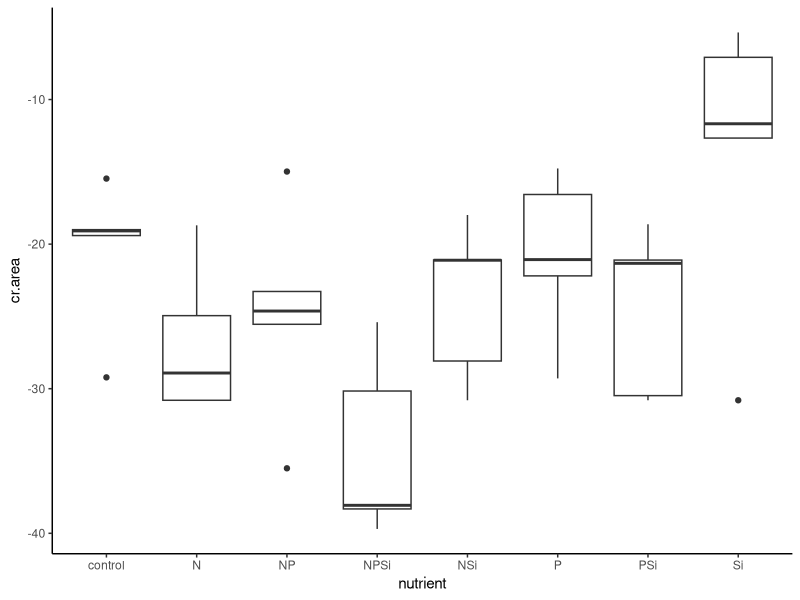
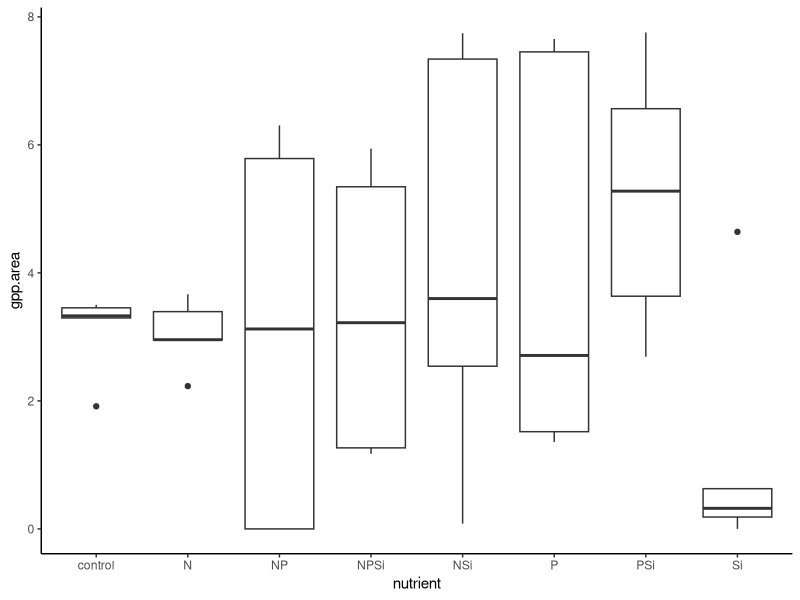
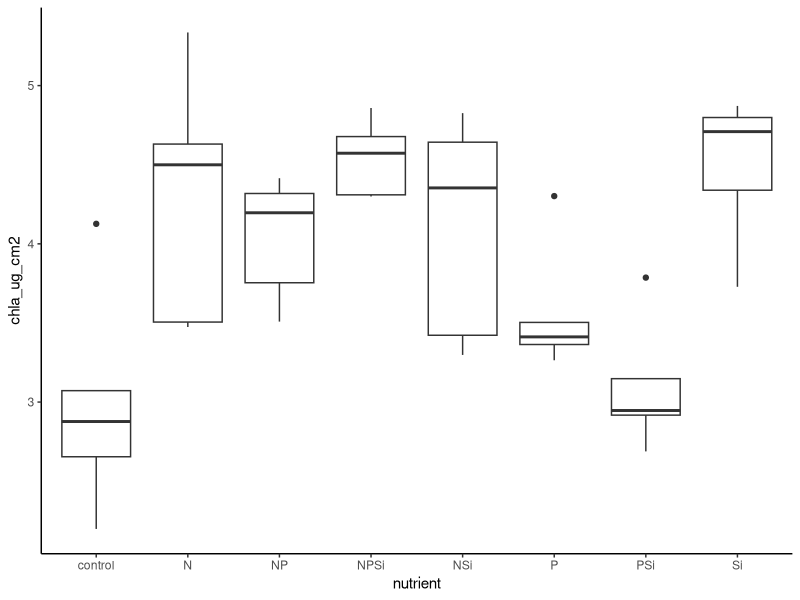
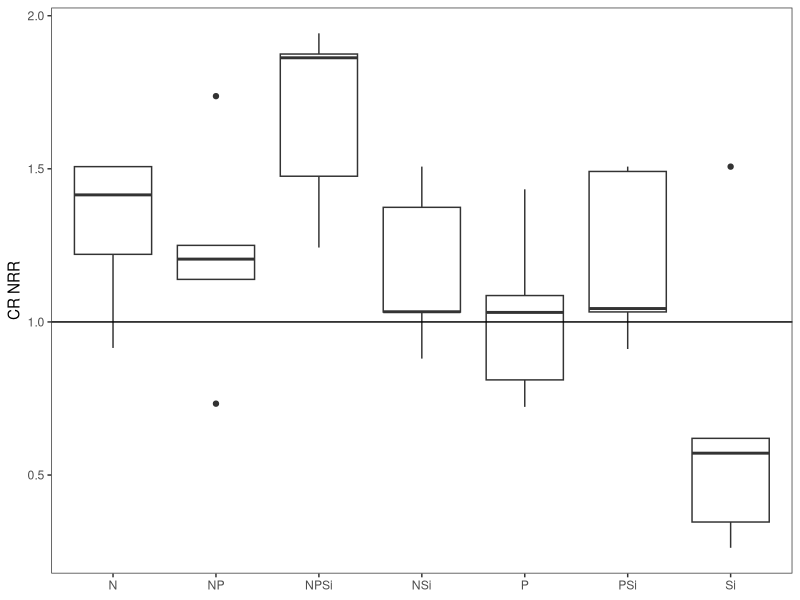
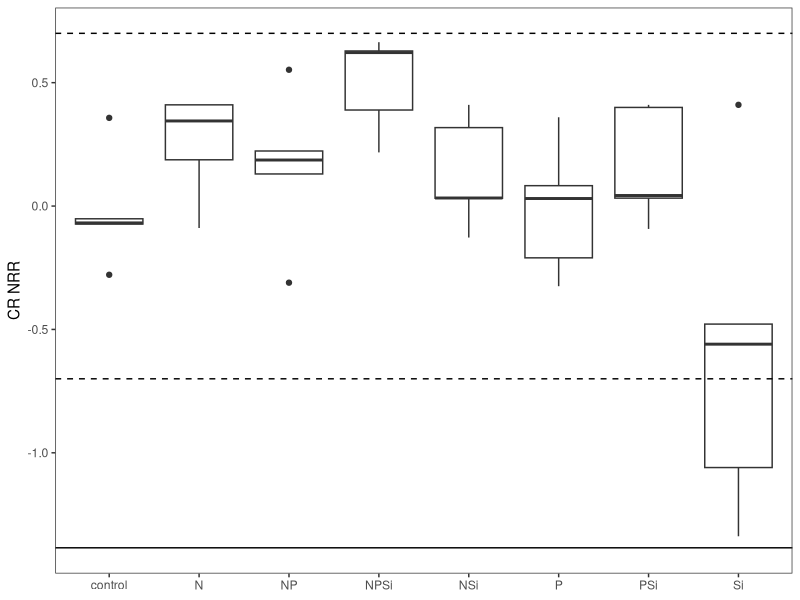
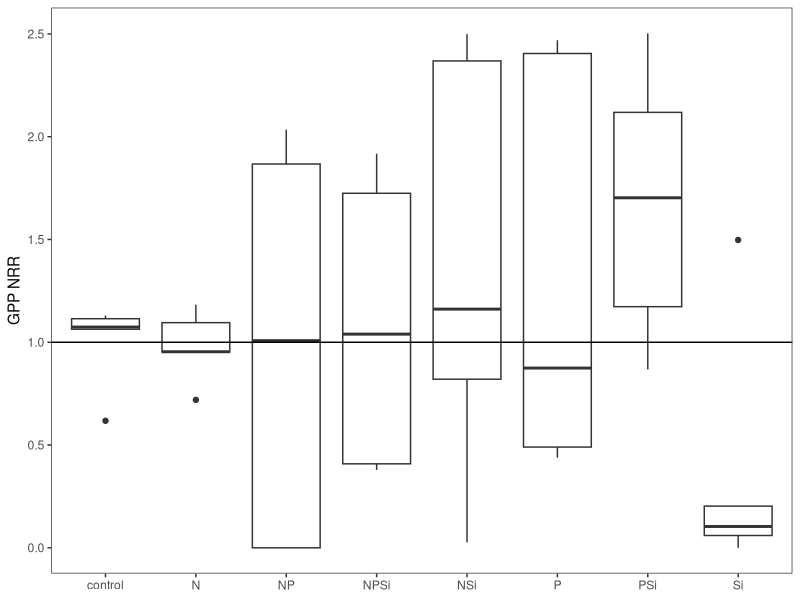
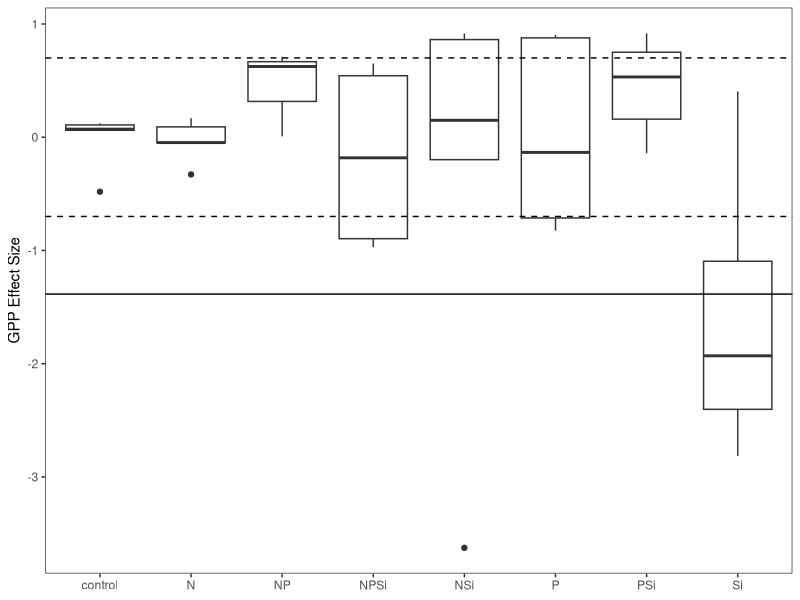
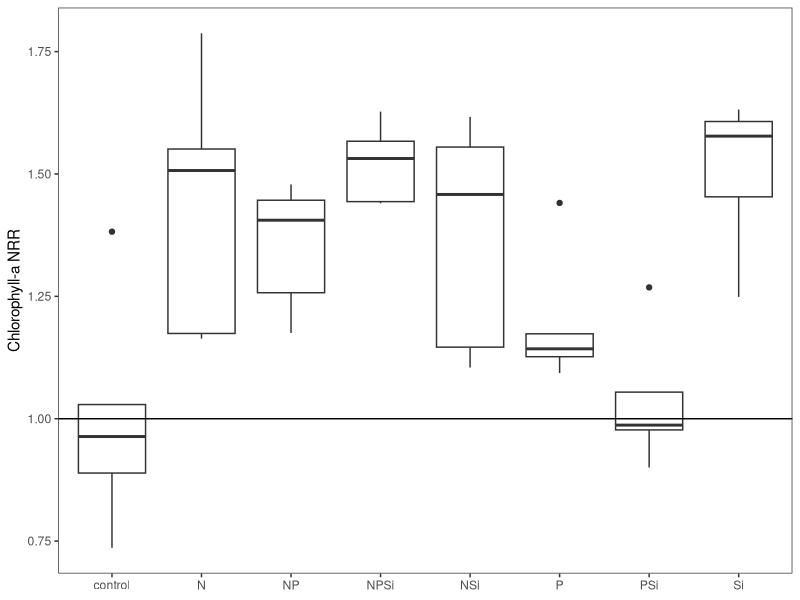

Generate these figures, in order, with R: (Note: this script raises an error after producing the figures.)
#Author:  Clay Arango
#Creation date: 14-Feb-19
#Script to analyze NDS data from Summer 2018 WSB work with S. Roley and A. Alexiades

#packages

library(nlme)
library(nortest)
library(plyr)
library(dplyr)
library(multcomp)
library(MASS)
library(ggplot2)

#Load data
aht_summer <- read.table(file="aht_summer.csv", header=T, sep=",")

#set variable
d = aht_summer

#evaluate data to make sure factors are correct
names(d)

unique(d$nutrient) #control, N, NP, NPSi, NSi, P, PSi, Si
unique(d$N) #should be 0 and 1
unique(d$P) #should be 0 and 1
unique(d$Si) #should be 0 and 1
unique(d$top) #should be "sponge" and "glass"
#if need to change, use recode function below. 
d$top<-recode(d$top, "cellulose" ="sponge")
str(d)

#convert N and P vand Si alues (0 or 1 for absence or presence) to factors
d$N<-as.factor(d$N)
d$P<-as.factor(d$P)
d$Si<-as.factor(d$Si)
str(d)

#subset data into gpp and cr response
d.cr = subset(d, top=="sponge", data=d)
d.gpp = subset(d, top=="glass", data=d)

#check for outliers and check data entry before calculating NRR.
ggplot(d.cr, aes(x=nutrient, y=cr.area))+geom_boxplot() +theme_classic()
#one low and one high control but seem well-distributed

#calculate nrr for cr
x<-ddply(d.cr, "nutrient", summarise, ave_cr = mean(cr.area, na.rm=T)) #changed to ddply b/c allows
#to specify by column name - I had a csv file with the relevant column in a different position.
x
d.cr$cr.nrr = d.cr$cr.area/-20.436057 #divide by control ave_cr

#check for outliers and check data entry before calculating NRR.
ggplot(d.gpp, aes(x=nutrient, y=gpp.area))+geom_boxplot() +theme_classic()
#one high-ish Si value checks out
ggplot(d.gpp, aes(x=nutrient, y=chla_ug_cm2))+geom_boxplot() +theme_classic()
#one high control checks out, but consider dropping. F6

#calculate nrr for gpp and chla
x<- ddply(d.gpp, "nutrient", summarise, ave_gpp = mean(gpp.area, na.rm=T), ave_chla = mean(chla_ug_cm2, na.rm=T)) 
x
d.gpp$gpp.nrr = d.gpp$gpp.area/3.099015 #divide by control ave_gpp
d.gpp$chla.nrr = d.gpp$chla_ug_cm2/2.985545 #divide by control ave_chla
x1<- ddply(subset(d.gpp, !(nds.id=="F6")), "nutrient", summarise, ave_chla = mean(chla_ug_cm2, na.rm=T)) 
x1
d.gpp$chla.nrr_1<-d.gpp$chla_ug_cm2/2.700340
  
#now combine into one and export
d.cr$chla.nrr<-NA
d.cr$chla.nrr_1<-NA
d.cr$gpp.nrr<-NA
d.gpp$cr.nrr<-NA
d.nrr<-rbind(d.cr, d.gpp)
d.nrr$site.date<-"aht_summer"
d.nrr$gpp.es<-log(d.nrr$gpp.nrr)
d.nrr$cr.es<-log(d.nrr$cr.nrr)
d.nrr$chla.es<-log(d.nrr$chla.nrr)
d.nrr$chla.es_1<-log(d.nrr$chla.nrr_1)

write.table(d.nrr, "aht_summer_nrr.csv",  sep=",", quote=F, row.names =F)

###############
#plots of NRR
##############
ggplot(data=subset(d.cr, !(nutrient=="control")), aes(x=nutrient, y=cr.nrr))+geom_boxplot()+theme_bw()+
  ylab("CR NRR")+geom_abline(slope = 0, intercept = 1)+
  theme(axis.title.x=element_blank(), panel.grid.minor=element_blank(), panel.grid.major=element_blank())
#Si inhibition; others neutral or limitation

ggplot(data=subset(d.nrr, (top=="sponge")), aes(x=nutrient, y=cr.es))+geom_boxplot()+theme_bw()+
  ylab("CR NRR")+geom_hline(yintercept = 0.7, lty="dashed")+ geom_hline(yintercept = -0.7, lty="dashed")+
  geom_hline(yintercept = -1.385)+
  theme(axis.title.x=element_blank(), panel.grid.minor=element_blank(), panel.grid.major=element_blank())

ggplot(data=d.gpp, aes(x=nutrient, y=gpp.nrr))+geom_boxplot()+theme_bw()+
  ylab("GPP NRR")+geom_abline(slope = 0, intercept = 1)+
  theme(axis.title.x=element_blank(), panel.grid.minor=element_blank(), panel.grid.major=element_blank())
#mostly inhibition

ggplot(data=subset(d.nrr, top =="glass"),aes(x=nutrient, y=gpp.es))+geom_boxplot()+theme_bw()+
  ylab("GPP Effect Size")+geom_hline(yintercept = 0.7, lty="dashed")+
  geom_hline(yintercept = -0.7, lty="dashed")+ geom_hline(yintercept = -1.385)+
  theme(axis.title.x=element_blank(), panel.grid.minor=element_blank(), panel.grid.major=element_blank())

ggplot(data=d.gpp, aes(x=nutrient, y=chla.nrr))+geom_boxplot()+theme_bw()+
  ylab("Chlorophyll-a NRR")+geom_abline(slope = 0, intercept = 1)+ 
  theme(axis.title.x=element_blank(), panel.grid.minor=element_blank(), panel.grid.major=element_blank())

ggplot(data=subset(d.gpp, !(nds.id=="F6")),aes(x=nutrient, y=chla.nrr_1))+geom_boxplot()+theme_bw()+
  ylab("Chlorophyll-a NRR")+geom_abline(slope = 0, intercept = 1)+ 
  theme(axis.title.x=element_blank(), panel.grid.minor=element_blank(), panel.grid.major=element_blank())

ggplot(data=subset(d.nrr, (top=="glass")), aes(x=nutrient, y=chla.es))+geom_boxplot()+theme_bw()+
  ylab("Chla Effect Size")+ geom_hline(yintercept = 0.7, lty="dashed")+    
  theme(axis.title.x=element_blank(), panel.grid.minor=element_blank(), panel.grid.major=element_blank())

ggplot(data=subset(d.nrr, (top=="glass")), aes(x=nutrient, y=chla.es_1))+geom_boxplot()+theme_bw()+
  ylab("Chla Effect Size")+ geom_hline(yintercept = 0.7, lty="dashed")+    
  theme(axis.title.x=element_blank(), panel.grid.minor=element_blank(), panel.grid.major=element_blank())

##########
#NRR Summary Files
#########

GPP_sum<-ddply(d.gpp, "nutrient", summarise, ave_nrr.gpp=mean(gpp.nrr, na.rm=T), sd_nrr.gpp=sd(gpp.nrr, na.rm=T), 
               se_nrr.gpp =(sd(gpp.nrr)/sqrt(sum(!is.na(gpp.nrr)))), 
               ci95_nrr.gpp = (1.96*(sd(gpp.nrr)/sqrt(sum(!is.na(gpp.nrr))))),
               ave_nrr.chla=mean(chla.nrr, na.rm=T), sd_nrr.chla=sd(chla.nrr, na.rm=T), 
               se_nrr.chla =(sd(chla.nrr)/sqrt(sum(!is.na(chla.nrr)))), 
               ci95_nrr.chla = (1.96*(sd(chla.nrr)/sqrt(sum(!is.na(chla.nrr))))))
CR_sum<-ddply(d.cr, "nutrient", summarise, ave_nrr.cr=mean(cr.nrr, na.rm=T), sd_nrr.cr=sd(cr.nrr, na.rm=T), 
              se_nrr.cr =(sd(cr.nrr)/sqrt(sum(!is.na(cr.nrr)))), 
              ci95_nrr.cr = (1.96*(sd(cr.nrr)/sqrt(sum(!is.na(cr.nrr))))))

#now combine into one and export
d.sum<-merge(GPP_sum, CR_sum, by="nutrient")
d.sum$site_date<-"aht_summer"
write.table(d.sum, "reec_summer_summ.csv",  sep=",", quote=F, row.names =F)

############################################################
#analyze RESPIRATION data
############################################################
M1<-gls(cr.area~N*P*Si, data=d.cr, na.action=na.omit)
E1<-residuals(M1)
qqnorm(E1)
qqline(E1)
ad.test(E1)
   #residuals are more-or-less normally distributed, p=0.4456. A lot of wiggle around QQ line
hist(E1) #ok
plot(M1)# a little bit heteroscedastic but not dramatically so. less variation as values increase

plot(filter(d.cr, !is.na(cr.area)) %>% dplyr::select(nutrient), 
     E1, xlab="nutrient", ylab="Residuals")
bartlett.test(cr.area~nutrient, data=d.cr)
   #variance test OK, p = 0.8888

anova(M1)
  #N limitation. P and Si co-limitation (secondary co-limitation??)
#            numDF  F-value p-value
#N               1  13.0729  0.0010
#P               1   5.6370  0.0240
#Si              1   0.2001  0.6577
#N:P             1   0.0790  0.7805
#N:Si            1   1.5230  0.2264
#P:Si            1   7.3806  0.0107
#N:P:Si          1   0.0524  0.8205


##########################################################
#do multiple 2 way ANOVAs to improve our ability to interpret
##########################################################
#N and P
M1<-gls(cr.area~N*P, data=d.cr, na.action=na.omit)
E1<-residuals(M1)
qqnorm(E1)
qqline(E1)
ad.test(E1)
#residuals are normally distributed, p=0.3835
hist(E1)  
plot(M1)

bartlett.test(cr.area~nutrient, data=d.cr)
#variance test OK

anova(M1) #interpretation, N and P limitation
#N               1  11.3964  0.0018
#P               1   4.9140  0.0332
#N:P             1   0.0751  0.7857

#remove NA for plotting
xx = na.omit(subset(d.cr, select = c(N,P,cr.area)))
interaction.plot(xx$N, xx$P, xx$cr.area*-1)

#N and Si
M1<-gls(cr.area~N*Si, data=d.cr, na.action=na.omit)
E1<-residuals(M1)
qqnorm(E1)
qqline(E1)
ad.test(E1)
#residuals are normally distributed, p=0.2922
hist(E1)  
plot(M1)

bartlett.test(cr.area~nutrient, data=d.cr)
#variance test OK

anova(M1) #interpretation, N limitation
#N               1  10.3180  0.0028
#Si              1   0.1158  0.7357
#N:Si            1   1.0894  0.3038

#remove NA for plotting
xx = na.omit(subset(d.cr, select = c(N,Si,cr.area)))
interaction.plot(xx$N, xx$Si, xx$cr.area*-1)

#P and Si
M1<-gls(cr.area~P*Si, data=d.cr, na.action=na.omit)
E1<-residuals(M1)
qqnorm(E1)
qqline(E1)
ad.test(E1)
#residuals are normally distributed, p=0.2969
hist(E1)  
plot(M1)

bartlett.test(cr.area~nutrient, data=d.cr)
#variance test OK

anova(M1) #P is significant only in the presence of silica
#P               1   4.6804  0.0374
#Si              1   0.2266  0.6370
#P:Si            1   5.3667  0.0265

#remove NA for plotting
xx = na.omit(subset(d.cr, select = c(P,Si,cr.area)))
interaction.plot(xx$P, xx$Si, xx$cr.area*-1) #P offsets negative effect of Si
##########################################################
##########################################################

ggplot(data=d.cr, aes(x=nutrient, y = cr.area))+geom_boxplot()

x <- group_by(d.cr, nutrient) %>%  # Grouping function causes subsequent functions to aggregate by treatment
  summarize(cr.mean = abs(mean(cr.area, na.rm = TRUE)), # na.rm = TRUE to remove missing values
            cr.sd=abs(sd(cr.area, na.rm = TRUE)),  # na.rm = TRUE to remove missing values
            n = sum(!is.na(cr.area)), # of observations, excluding NAs. 
            cr.se=cr.sd/sqrt(n))


#ggsave('output/figures/Aht_summer_CRNRR.tiff',
#       units="in",
#       width=3.25,
#       height=3.25,
#       dpi=1200,
#       compression="lzw")

##########################
#analyze the CHLA data
##########################
M1<-gls(chla_ug_cm2~N*P*Si, data=subset(d.gpp,!nds.id=="F6"), na.action=na.omit) 
E1<-residuals(M1)
qqnorm(E1)
qqline(E1)
ad.test(E1)
#ok
hist(E1) #ok
plot(M1)# ok

plot(filter(d.gpp, !is.na(chla_ug_cm2)) %>% dplyr::select(nutrient), 
     E1, xlab="nutrient", ylab="Residuals")
bartlett.test(cr.area~nutrient, data=d.cr)
#variance test OK

anova(M1) #N limitation, Si limitation, P dampens Si but N overcomes
#N               1   20.5176  0.0001
#P               1    0.6151  0.4388
#Si              1    5.3094  0.0281
#N:P             1    1.7464  0.1960
#N:Si            1    1.7223  0.1990
#P:Si            1    5.1347  0.0306
#N:P:Si          1   20.1955  0.0001

##########################################################
#do multiple 2 way ANOVAs to improve our ability to interpret
##########################################################
#N and P
d.gpp1<-subset(d.gpp,!nds.id=="F6")
M1<-gls(chla_ug_cm2~N*P, data=d.gpp1, na.action=na.omit)
E1<-residuals(M1)
qqnorm(E1)
qqline(E1)#ok
ad.test(E1)
#residuals are normally distributed, p=0.496
hist(E1)  #ok
plot(M1)

bartlett.test(chla_ug_cm2~nutrient, subset(d.gpp,!nds.id=="F6"))
#variance test OK

anova(M1) #interpretation: N limitation
#N               1   11.3644  0.0018
#P               1    0.3407  0.5632
#N:P             1    1.0625  0.3097


#remove NA for plotting
xx = na.omit(subset(d.gpp1, select = c(N,P,chla_ug_cm2)))
interaction.plot(xx$N, xx$P, xx$chla_ug_cm2)
#N increases chla, w or w/o P

#N and Si
M1<-gls(chla_ug_cm2~N*Si, data=d.gpp1, na.action=na.omit)
E1<-residuals(M1)
qqnorm(E1)
qqline(E1)#wiggly
ad.test(E1)
#residuals are normally distributed, p=0.1983
hist(E1) #ok
plot(M1)

bartlett.test(chla_ug_cm2~nutrient, data=d.gpp1)
#variance test OK

anova(M1) #interpretation: N limitation
#N               1   12.2870  0.0013
#Si              1    3.2360  0.0807
#N:Si            1    1.1225  0.2966

#remove NA for plotting
xx = na.omit(subset(d.gpp1, select = c(N,Si,chla_ug_cm2)))
interaction.plot(xx$N, xx$Si, xx$chla_ug_cm2)

#P and Si
M1<-gls(chla_ug_cm2~P*Si, data=d.gpp1, na.action=na.omit)
E1<-residuals(M1)
qqnorm(E1)
qqline(E1)#wiggly
ad.test(E1)
#residuals normally distributed, p=0.2832
hist(E1)  #ok
plot(M1)#ok

bartlett.test(chla_ug_cm2~nutrient, data=d.gpp1)
#variance OK

anova(M1) #interpretation: no response
#P               1    0.3752  0.5442
#Si              1    2.1887  0.1480
#P:Si            1    2.0973  0.1565

xx = na.omit(subset(d.gpp1, select = c(P,Si,chla_ug_cm2)))
interaction.plot(xx$P, xx$Si, xx$chla_ug_cm2)
#decline when P and Si combined, increase with P in absence of Si

############################################################
#analyze the PRODUCTION data
############################################################

M1<-gls(log10(gpp.area+1)~N*P*Si, data=d.gpp, na.action=na.omit) #had to log-transform
E1<-residuals(M1)
qqnorm(E1)
qqline(E1)
ad.test(E1)
  #with log transformation: looks better, p = 0.8947)
  #w/o transformation: residuals not normal (p = 0.012, clear deviation from QQ line)

hist(E1, xlab="residuals", main="")
plot(M1)

plot(filter(d.gpp, !is.na(gpp.area)) %>% dplyr::select(nutrient), 
     E1, xlab="nutrient", ylab="Residuals")
bartlett.test(gpp.area~nutrient, data=d.gpp)
   #variance increases with value, even with transformation. will use kruskal-wallis

ggplot(data=d.gpp, aes(x=nutrient, y = gpp.area))+geom_boxplot()
anova(M1)#doing anova anyway
#nothing significant

kruskal.test(gpp.area~nutrient, data=d.gpp, na.action=na.omit)#kruskal-wallis can only have 1 factor.
